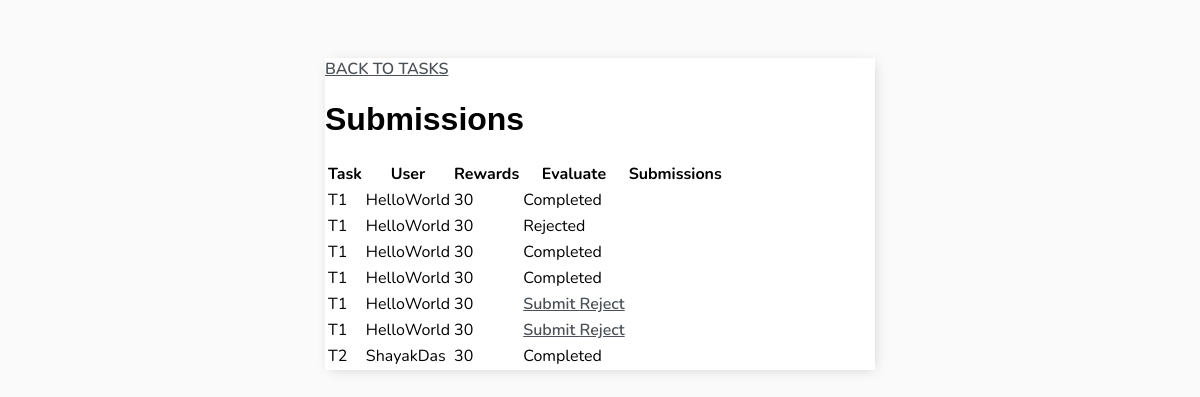
/task-submissions/ (signed in), run on the app's committed database.
### base/models.py (models this page shows, shortened)
class Pair(models.Model):
    user = models.ForeignKey(
        User, on_delete = models.CASCADE, null = True, blank=True
    )
    complete=models.IntegerField(default=0)
    upload=models.FileField(upload_to='uploads/')
    task=models.ForeignKey(
        Task,on_delete=models.CASCADE,null = True, blank=True
    )
    image = models.ImageField(upload_to="images", null=True)

class Task(models.Model):
    user = models.ForeignKey(
        User, on_delete = models.CASCADE, null = True, blank=True
    )
    title = models.CharField(max_length= 200)
    description = models.TextField()
    complete = models.BooleanField(default=False)
    created = models.DateTimeField(auto_now_add=True)
    rewards=models.IntegerField(default=10)
    class Meta:
        ordering = ['complete']

class Profile(models.Model):
    user = models.OneToOneField(User, on_delete=models.CASCADE)
    rewards = models.IntegerField(default=0)
    name = models.CharField(max_length=50, null=True, blank=True)
    email = models.EmailField(max_length=50, null=True, blank=True)
    college = models.CharField(max_length=50, blank=True)
    major = models.CharField(max_length=50, null=True, blank=True)
    year = models.IntegerField(default=1)

### base/views.py (the view)
# urls.py: path('task-submissions/', TaskSubmit.as_view(), name= 'task-submissions'),
class TaskSubmit(LoginRequiredMixin,ListView):
    template_name='base/task_submission.html'
    model=Pair
    fields=['user','complete','task','image']
    context_object_name = 'pairs'
    def get_context_data(self, **kwargs):
        context1 = super().get_context_data(**kwargs)
        return context1

### base/templates/base/task_submission.html (shortened to what this page needs)
{% extends 'base/main.html' %} {% block content %}
<a href="{% url 'tasks'%}">BACK TO TASKS</a>
<h1>Submissions</h1>
<table>
    <tr>
        <th>Task</th>
        <th>User</th>
        <th>Rewards</th>
        <th>Evaluate</th>
        <th>Submissions</th>
    </tr>
    {% for pair in pairs %}
    <tr>
        <td>{{ pair.task.title }}</td>
        <td>{{ pair.user }}</td>
        <td>{{ pair.user.profile.rewards }}</td>
        <td> {% if not pair.complete %}<a href="{% url 'YOUR_VIEW' pair.id %}">Submit
    </a>
            <a href="{% url 'YOUR_VIEW1' pair.id %}">Reject
    </a> {% elif pair.complete == 1 %} Completed {% else %} Rejected {% endif %}</td>
        <td>
        </td>
    </tr>
    {% endfor %}
</table>
{% endblock content %}

### base/templates/base/main.html (shortened to what this page needs)
<!DOCTYPE html>
<html lang="en">
<head>
</head>
<body>
    <div class="container">
        {% block content %}
        {% endblock content %}
    </div>
</body>
</html>

### base/templates/base/main.html (style rules this page uses)
body { background-color: #FAFAFA; font-family: 'Nunito', sans-serif; padding-top: 50px; }
h1, h2, h3, h4, h5, h6 { font-family: 'Raleway', sans-serif; }
a, p { color: #4b5156 }
a { font-weight: 600; }
.container { max-width: 550px; margin: auto; background-color: #FFF; -webkit-box-shadow: 2px 2px 13px -4px rgba(0,0,0,0.21); box-shadow: 2px 2px 13px -4px rgba(0,0,0,0.21); }
::placeholder { font-weight: 300; opacity: 0.5; }

### data on the page
Pair: task "T1", user "HelloWorld", user.profile.rewards "30", complete "Completed"
Pair: task "T1", user "HelloWorld", user.profile.rewards "30", complete "Rejected"
Pair: task "T1", user "HelloWorld", user.profile.rewards "30", complete "Completed"
Pair: task "T1", user "HelloWorld", user.profile.rewards "30", complete "Completed"
Pair: task "T1", user "HelloWorld", user.profile.rewards "30", complete "Submit"
Pair: task "T1", user "HelloWorld", user.profile.rewards "30", complete "Submit"
Pair: task "T2", user "ShayakDas", user.profile.rewards "30", complete "Completed"
